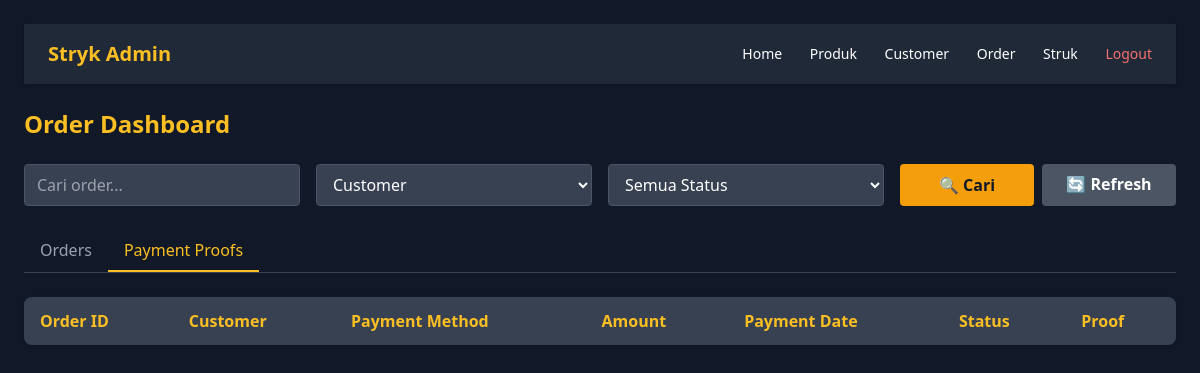
Before: /admin/order_admin.php?view_payments=1 with the older database file.
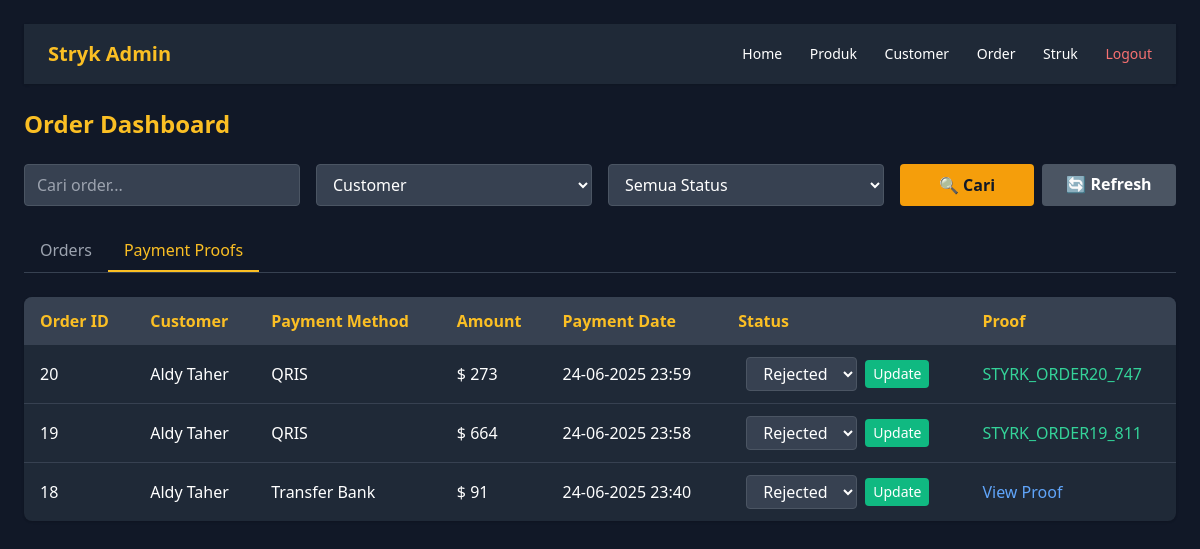
After: the same page with the newer database file.
### tables this page shows
CREATE TABLE `payments` (
  `payment_id` int NOT NULL,
  `order_id` int NOT NULL,
  `metode` varchar(100) NOT NULL,
  `jumlah_dibayar` decimal(12,2) NOT NULL,
  `tanggal_bayar` datetime NOT NULL DEFAULT CURRENT_TIMESTAMP,
  `payment_proof` varchar(255) DEFAULT NULL,
  `payment_status` varchar(20) DEFAULT 'pending'
);

CREATE TABLE `customer` (
  `customer_id` int NOT NULL,
  `nama` varchar(100) NOT NULL,
  `password` text NOT NULL,
  `email` varchar(100) NOT NULL,
  `no_telepon` varchar(20) NOT NULL,
  `alamat` text NOT NULL
);

### admin/order_admin.php (the view, shortened to what this page needs)
<?php
include 'koneksi.php';
include 'header_admin.php';
$search = $_GET['search'] ?? '';
$search_by = $_GET['search_by'] ?? 'customer';
$query = "
  SELECT o.order_id, c.customer_id, c.nama AS customer, o.tgl_order, o.total_harga, o.status
  FROM orders o
  JOIN customer c ON o.customer_id = c.customer_id
  WHERE 1=1
";
$query .= " ORDER BY o.tgl_order DESC";
$result = mysqli_query($conn, $query);
?>
<!DOCTYPE html>
<html lang="id">
<head>
  <link href="https://cdn.jsdelivr.net/npm/tailwindcss@2.2.19/dist/tailwind.min.css" rel="stylesheet">
  <link rel="stylesheet" href="https://cdnjs.cloudflare.com/ajax/libs/font-awesome/6.0.0/css/all.min.css">
</head>
<body class="bg-gray-900 text-white p-6">
  <h1 class="text-2xl font-bold text-yellow-400 mb-6">Order Dashboard</h1>
  <form method="GET" class="grid grid-cols-1 md:grid-cols-4 gap-4 mb-6">
    <div>
      <input type="text" name="search" class="w-full px-3 py-2 rounded bg-gray-700 text-white border border-gray-600"
        placeholder="Cari order..." value="<?= htmlspecialchars($search) ?>">
    </div>
    <div>
      <select name="search_by" class="w-full px-3 py-2 rounded bg-gray-700 text-white border border-gray-600">
        <option value="customer" <?= $search_by === 'customer' ? 'selected' : '' ?>>Customer</option>
      </select>
    </div>
    <div>
      <select name="status" class="w-full px-3 py-2 rounded bg-gray-700 text-white border border-gray-600">
        <option value="">Semua Status</option>
      </select>
    </div>
    <div class="grid grid-cols-2 gap-2">
      <button type="submit" class="bg-yellow-500 hover:bg-yellow-600 text-gray-900 font-bold py-2 px-4 rounded">
        🔍 Cari
      </button>
      <a href="order_admin.php" class="bg-gray-600 hover:bg-gray-700 text-white font-bold py-2 px-4 rounded text-center">
        🔄 Refresh
      </a>
    </div>
  </form>
  <div class="flex border-b border-gray-700 mb-6">
    <a href="order_admin.php" class="px-4 py-2 <?= !isset($_GET['view_payments']) ? 'border-b-2 border-yellow-400 text-yellow-400' : 'text-gray-400' ?> font-medium">
      Orders
    </a>
    <a href="order_admin.php?view_payments=1" class="px-4 py-2 <?= isset($_GET['view_payments']) ? 'border-b-2 border-yellow-400 text-yellow-400' : 'text-gray-400' ?> font-medium">
      Payment Proofs
    </a>
  </div>
  <?php if (!isset($_GET['view_payments'])): ?>
    <div class="bg-gray-800 rounded-lg shadow overflow-hidden">
      <table class="w-full">
        <thead class="bg-gray-700 text-yellow-400">
          <tr>
            <th class="py-3 px-4 text-left">ID Order</th>
            <th class="py-3 px-4 text-left">Customer</th>
            <th class="py-3 px-4 text-left">Tanggal Order</th>
            <th class="py-3 px-4 text-left">Total</th>
            <th class="py-3 px-4 text-left">Status</th>
            <th class="py-3 px-4 text-center">Aksi</th>
          </tr>
        </thead>
        <tbody class="divide-y divide-gray-700">
          <?php while ($row = mysqli_fetch_assoc($result)) : ?>
            <tr class="hover:bg-gray-700">
              <td class="py-3 px-4"><?= $row['order_id'] ?></td>
              <td class="py-3 px-4"><?= htmlspecialchars($row['customer']) ?></td>
              <td class="py-3 px-4"><?= date('d-m-Y H:i', strtotime($row['tgl_order'])) ?></td>
              <td class="py-3 px-4">$ <?= number_format($row['total_harga'], 0, ',', '.') ?></td>
              <td class="py-3 px-4">
                <form method="POST" class="flex items-center space-x-2">
                  <input type="hidden" name="order_id" value="<?= $row['order_id'] ?>">
                  <select name="status" class="px-3 py-1 rounded bg-gray-700 text-white border border-gray-600">
                    <option value="pending" <?= $row['status'] === 'pending' ? 'selected' : '' ?>>Pending</option>
                    <option value="proses" <?= $row['status'] === 'proses' ? 'selected' : '' ?>>Proses</option>
                    <option value="selesai" <?= $row['status'] === 'selesai' ? 'selected' : '' ?>>Selesai</option>
                    <option value="batal" <?= $row['status'] === 'batal' ? 'selected' : '' ?>>Batal</option>
                  </select>
                  <button type="submit" name="update_status" class="bg-green-500 hover:bg-green-600 text-white px-2 py-1 rounded text-sm">
                    Update
                  </button>
                </form>
              </td>
              <td class="py-3 px-4 text-center">
                <div class="flex justify-center space-x-2">
                  <?php if ($row['status'] === 'proses'): ?>
                    <a href="tracking_admin.php?order_id=<?= $row['order_id'] ?>"
                      class="bg-purple-500 hover:bg-purple-600 text-white px-3 py-1 rounded text-sm">
                      Tracking
                    </a>
                  <?php endif; ?>
                  <a href="order_admin.php?view_payments=1&order_id=<?= $row['order_id'] ?>"
                    class="bg-blue-500 hover:bg-blue-600 text-white px-3 py-1 rounded text-sm">
                    Payment
                  </a>
                  <a href="order_admin.php?hapus=<?= $row['order_id'] ?>"
                    onclick="return confirm('Yakin hapus order ini?')"
                    class="bg-red-500 hover:bg-red-600 text-white px-3 py-1 rounded text-sm">
                    Hapus
                  </a>
                </div>
              </td>
            </tr>
          <?php endwhile; ?>
        </tbody>
      </table>
    </div>
  <?php else: ?>
    <div class="bg-gray-800 rounded-lg shadow overflow-hidden">
      <table class="w-full">
        <thead class="bg-gray-700 text-yellow-400">
          <tr>
            <th class="py-3 px-4 text-left">Order ID</th>
            <th class="py-3 px-4 text-left">Customer</th>
            <th class="py-3 px-4 text-left">Payment Method</th>
            <th class="py-3 px-4 text-left">Amount</th>
            <th class="py-3 px-4 text-left">Payment Date</th>
            <th class="py-3 px-4 text-left">Status</th>
            <th class="py-3 px-4 text-left">Proof</th>
          </tr>
        </thead>
        <tbody class="divide-y divide-gray-700">
          <?php
          $order_filter = isset($_GET['order_id']) ? "AND p.order_id = '" . $_GET['order_id'] . "'" : "";
          $payments_query = "
            SELECT p.*, c.nama AS customer, o.total_harga
            FROM payments p
            JOIN orders o ON p.order_id = o.order_id
            JOIN customer c ON o.customer_id = c.customer_id
            WHERE 1=1 $order_filter
            ORDER BY p.tanggal_bayar DESC
          ";
          $payments_result = mysqli_query($conn, $payments_query);
          while ($payment = mysqli_fetch_assoc($payments_result)):
          ?>
            <tr class="hover:bg-gray-700">
              <td class="py-3 px-4"><?= $payment['order_id'] ?></td>
              <td class="py-3 px-4"><?= htmlspecialchars($payment['customer']) ?></td>
              <td class="py-3 px-4"><?= $payment['metode'] ?></td>
              <td class="py-3 px-4">$ <?= number_format($payment['jumlah_dibayar'], 0, ',', '.') ?></td>
              <td class="py-3 px-4"><?= date('d-m-Y H:i', strtotime($payment['tanggal_bayar'])) ?></td>
              <td class="py-3 px-4">
                <form method="POST" class="flex items-center space-x-2">
                  <select name="payment_status" class="px-3 py-1 rounded bg-gray-700 text-white border border-gray-600">
                    <option value="rejected" <?= $payment['payment_status'] === 'rejected' ? 'selected' : '' ?>>Rejected</option>
                  </select>
                  <button type="submit" name="update_payment_status" class="bg-green-500 hover:bg-green-600 text-white px-2 py-1 rounded text-sm">
                    Update
                  </button>
                </form>
              </td>
              <td class="py-3 px-4">
                <?php if ($payment['metode'] === 'Transfer Bank'): ?>
                  <?php if (!empty($payment['payment_proof']) && file_exists($payment['payment_proof'])): ?>
                    <a href="#" onclick="openModal('<?= $payment['payment_proof'] ?>')" class="text-blue-400 hover:text-blue-300">
                      View Proof
                    </a>
                  <?php else: ?>
                    No proof uploaded
                  <?php endif; ?>
                <?php elseif ($payment['metode'] === 'QRIS'): ?>
                  <span class="text-green-400 break-all"><?= htmlspecialchars($payment['payment_proof']) ?></span>
                <?php else: ?>
                  -
                <?php endif; ?>
              </td>
            </tr>
          <?php endwhile; ?>
        </tbody>
      </table>
    </div>
  <?php endif; ?>
</body>
</html>

### admin/header_admin.php (shortened to what this page needs)
  <!DOCTYPE html>
<html lang="id">
<head>
  <link href="https://cdn.jsdelivr.net/npm/tailwindcss@2.2.19/dist/tailwind.min.css" rel="stylesheet">
</head>
  <body class="bg-gray-900 text-white p-6">
  <nav class="bg-gray-800 shadow px-6 py-4 flex justify-between items-center mb-6">
    <h1 class="text-xl font-bold text-yellow-400">Stryk Admin</h1>
    <div class="space-x-6 text-sm text-white">
      <a href="index_admin.php" class="hover:text-yellow-400">Home</a>
      <a href="produk_admin.php" class="hover:text-yellow-400">Produk</a>
      <a href="customer_admin.php" class="hover:text-yellow-400">Customer</a>
      <a href="order_admin.php" class="hover:text-yellow-400">Order</a>
      <a href="struk_admin.php" class="hover:text-yellow-400">Struk</a>
      <a href="logout_admin.php" class="text-red-400 hover:text-red-300">Logout</a>
    </div>
  </nav>
  </body>

Changed rows visible on the page:
added payments: order "20", customer.nama "Aldy Taher", metode "QRIS", jumlah_dibayar "273", tanggal_bayar "24-06-2025 23:59", payment_status "Rejected", payment_proof "STYRK_ORDER20_747"
added payments: order "19", customer.nama "Aldy Taher", metode "QRIS", jumlah_dibayar "664", tanggal_bayar "24-06-2025 23:58", payment_status "Rejected", payment_proof "STYRK_ORDER19_811"
added payments: order "18", customer.nama "Aldy Taher", metode "Transfer Bank", jumlah_dibayar "91", tanggal_bayar "24-06-2025 23:40", payment_status "Rejected"
